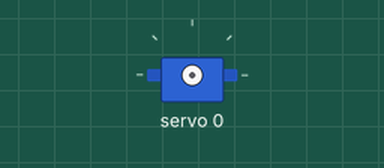
Recording of a sketch running on a simulated ESP32. Parts: servo. What the sketch prints to the serial monitor is not drawn.

Above: at 0.15 s.
At 2.15 s:
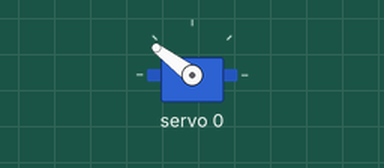
At 4.2 s:
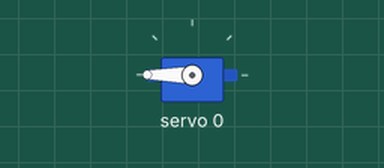
At 8.3 s:
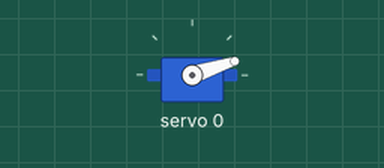
Timing chart, 0 to 12.4 s (numbered marks = the images above):
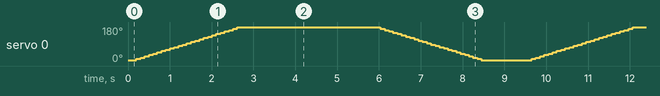

The sketch:

esp32_pca_control.ino
```cpp
#include <Wire.h>
#include <Adafruit_PWMServoDriver.h>

// PCA9685 object (I2C address 0x40)
Adafruit_PWMServoDriver pwm = Adafruit_PWMServoDriver(0x40);

// 🔧 Servo calibration values (adjust if needed)
#define SERVOMIN 120   // Minimum pulse length
#define SERVOMAX 650   // Maximum pulse length

// 🎯 Convert angle (0–180) to PWM pulse
int angleToPulse(int angle) {
  return map(angle, 0, 180, SERVOMIN, SERVOMAX);
}

void setup() {
  Serial.begin(115200);

  // 🔌 Manually define I2C pins
  Wire.begin(18, 19);  // SDA = 18, SCL = 19

  pwm.begin();
  pwm.setPWMFreq(50);  // 50Hz for servo

  delay(100);

  Serial.println("✅ PCA9685 Initialized");
}

void loop() {

  Serial.println("➡️ Moving Forward");

  // 🔁 Sweep 0° → 180°
  for (int angle = 0; angle <= 180; angle += 5) {
    pwm.setPWM(0, 0, angleToPulse(angle));  // Channel 0
    Serial.print("Angle: ");
    Serial.println(angle);
    delay(100);
  }

  delay(1000);

  Serial.println("⬅️ Moving Backward");

  // 🔁 Sweep 180° → 0°
  for (int angle = 180; angle >= 0; angle -= 5) {
    pwm.setPWM(0, 0, angleToPulse(angle));  // Channel 0
    Serial.print("Angle: ");
    Serial.println(angle);
    delay(100);
  }

  delay(1000);

}
```
